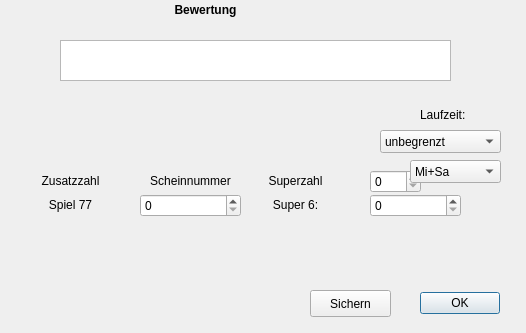
<?xml version="1.0" encoding="UTF-8"?>
<ui version="4.0">
 <class>Dialog</class>
 <widget class="QDialog" name="Dialog">
  <property name="geometry">
   <rect>
    <x>0</x>
    <y>0</y>
    <width>526</width>
    <height>333</height>
   </rect>
  </property>
  <property name="windowTitle">
   <string>Dialog</string>
  </property>
  <widget class="QLabel" name="label">
   <property name="geometry">
    <rect>
     <x>0</x>
     <y>0</y>
     <width>411</width>
     <height>20</height>
    </rect>
   </property>
   <property name="font">
    <font>
     <weight>75</weight>
     <bold>true</bold>
    </font>
   </property>
   <property name="text">
    <string>Bewertung</string>
   </property>
   <property name="alignment">
    <set>Qt::AlignCenter</set>
   </property>
  </widget>
  <widget class="QDialogButtonBox" name="buttonBox">
   <property name="geometry">
    <rect>
     <x>409</x>
     <y>290</y>
     <width>91</width>
     <height>27</height>
    </rect>
   </property>
   <property name="standardButtons">
    <set>QDialogButtonBox::Ok</set>
   </property>
  </widget>
  <widget class="QPlainTextEdit" name="plainTextEdit">
   <property name="geometry">
    <rect>
     <x>60</x>
     <y>40</y>
     <width>391</width>
     <height>41</height>
    </rect>
   </property>
  </widget>
  <widget class="QWidget" name="horizontalLayoutWidget">
   <property name="geometry">
    <rect>
     <x>60</x>
     <y>110</y>
     <width>311</width>
     <height>41</height>
    </rect>
   </property>
   <layout class="QHBoxLayout" name="horizontalLayout"/>
  </widget>
  <widget class="QSpinBox" name="spinBox_superz">
   <property name="geometry">
    <rect>
     <x>370</x>
     <y>170</y>
     <width>51</width>
     <height>23</height>
    </rect>
   </property>
   <property name="maximum">
    <number>9</number>
   </property>
  </widget>
  <widget class="QSpinBox" name="spinBox_spiel77">
   <property name="geometry">
    <rect>
     <x>140</x>
     <y>194</y>
     <width>101</width>
     <height>23</height>
    </rect>
   </property>
   <property name="maximum">
    <number>9999999</number>
   </property>
  </widget>
  <widget class="QSpinBox" name="spinBox_super6">
   <property name="geometry">
    <rect>
     <x>370</x>
     <y>194</y>
     <width>91</width>
     <height>23</height>
    </rect>
   </property>
   <property name="maximum">
    <number>999999</number>
   </property>
  </widget>
  <widget class="QLabel" name="lab_zusatz">
   <property name="geometry">
    <rect>
     <x>20</x>
     <y>170</y>
     <width>101</width>
     <height>21</height>
    </rect>
   </property>
   <property name="text">
    <string>Zusatzzahl</string>
   </property>
   <property name="alignment">
    <set>Qt::AlignCenter</set>
   </property>
  </widget>
  <widget class="QLabel" name="lab_spiel77">
   <property name="geometry">
    <rect>
     <x>20</x>
     <y>194</y>
     <width>101</width>
     <height>21</height>
    </rect>
   </property>
   <property name="text">
    <string>Spiel 77</string>
   </property>
   <property name="alignment">
    <set>Qt::AlignCenter</set>
   </property>
  </widget>
  <widget class="QLabel" name="lab_superz">
   <property name="geometry">
    <rect>
     <x>250</x>
     <y>170</y>
     <width>91</width>
     <height>21</height>
    </rect>
   </property>
   <property name="text">
    <string>Superzahl</string>
   </property>
   <property name="alignment">
    <set>Qt::AlignCenter</set>
   </property>
  </widget>
  <widget class="QLabel" name="lab_super6">
   <property name="geometry">
    <rect>
     <x>250</x>
     <y>194</y>
     <width>91</width>
     <height>21</height>
    </rect>
   </property>
   <property name="text">
    <string>Super 6:</string>
   </property>
   <property name="alignment">
    <set>Qt::AlignCenter</set>
   </property>
  </widget>
  <widget class="QPushButton" name="btn_save">
   <property name="geometry">
    <rect>
     <x>310</x>
     <y>290</y>
     <width>81</width>
     <height>27</height>
    </rect>
   </property>
   <property name="text">
    <string>Sichern</string>
   </property>
  </widget>
  <widget class="QComboBox" name="com_laufzeit">
   <property name="geometry">
    <rect>
     <x>380</x>
     <y>130</y>
     <width>121</width>
     <height>23</height>
    </rect>
   </property>
   <item>
    <property name="text">
     <string>unbegrenzt</string>
    </property>
   </item>
   <item>
    <property name="text">
     <string>1 Ziehung</string>
    </property>
   </item>
   <item>
    <property name="text">
     <string>2 Ziehungen</string>
    </property>
   </item>
   <item>
    <property name="text">
     <string>3 Ziehungen</string>
    </property>
   </item>
   <item>
    <property name="text">
     <string>4 Ziehungen</string>
    </property>
   </item>
   <item>
    <property name="text">
     <string>5 Ziehungen</string>
    </property>
   </item>
  </widget>
  <widget class="QLabel" name="lab_laufzeit">
   <property name="geometry">
    <rect>
     <x>420</x>
     <y>106</y>
     <width>69</width>
     <height>18</height>
    </rect>
   </property>
   <property name="text">
    <string>Laufzeit:</string>
   </property>
  </widget>
  <widget class="QComboBox" name="com_laufzeit_tag">
   <property name="geometry">
    <rect>
     <x>410</x>
     <y>160</y>
     <width>91</width>
     <height>23</height>
    </rect>
   </property>
   <item>
    <property name="text">
     <string>Mi+Sa</string>
    </property>
   </item>
   <item>
    <property name="text">
     <string>Mittwoch</string>
    </property>
   </item>
   <item>
    <property name="text">
     <string>Samstag</string>
    </property>
   </item>
  </widget>
  <widget class="QLabel" name="lab_scheinnr">
   <property name="geometry">
    <rect>
     <x>140</x>
     <y>170</y>
     <width>101</width>
     <height>21</height>
    </rect>
   </property>
   <property name="text">
    <string>Scheinnummer</string>
   </property>
   <property name="alignment">
    <set>Qt::AlignCenter</set>
   </property>
  </widget>
 </widget>
 <resources/>
 <connections/>
</ui>
